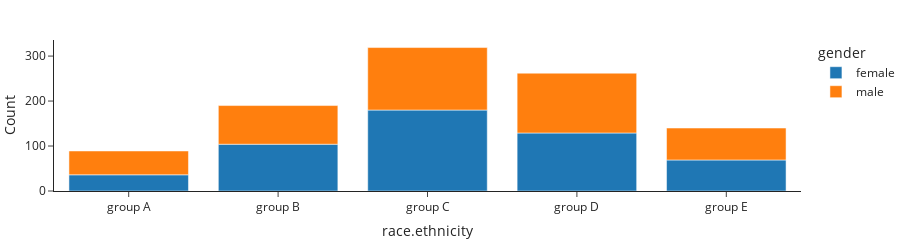

This figure's notebook cell:
### Markdown cell above
To see if in each ethinical category there is an equal proportion of men and women, we can color by gender.

### Code cell
df_count_ethnicities = students_df.groupby(['race.ethnicity', 'gender']).size().reset_index(name='Count')
px.bar(df_count_ethnicities, x="race.ethnicity", y="Count", color = "gender", height=200).show()

### Figure 1 — Plotly figure (JSON) as saved in the notebook; plotly's stock layout.template omitted (floating-point values rounded to 4 significant figures)
{"data": [{"alignmentgroup": "True", "hovertemplate": "gender=female<br>race.ethnicity=%{x}<br>Count=%{y}<extra></extra>", "legendgroup": "female", "marker": {"color": "#1F77B4", "pattern": {"shape": ""}}, "name": "female", "offsetgroup": "female", "orientation": "v", "showlegend": true, "textposition": "auto", "type": "bar", "x": ["group A", "group B", "group C", "group D", "group E"], "xaxis": "x", "y": [36, 104, 180, 129, 69], "yaxis": "y"}, {"alignmentgroup": "True", "hovertemplate": "gender=male<br>race.ethnicity=%{x}<br>Count=%{y}<extra></extra>", "legendgroup": "male", "marker": {"color": "#FF7F0E", "pattern": {"shape": ""}}, "name": "male", "offsetgroup": "male", "orientation": "v", "showlegend": true, "textposition": "auto", "type": "bar", "x": ["group A", "group B", "group C", "group D", "group E"], "xaxis": "x", "y": [53, 86, 139, 133, 71], "yaxis": "y"}], "layout": {"barmode": "relative", "height": 200, "legend": {"title": {"text": "gender"}, "tracegroupgap": 0}, "xaxis": {"anchor": "y", "domain": [0, 1], "title": {"text": "race.ethnicity"}}, "yaxis": {"anchor": "x", "domain": [0, 1], "title": {"text": "Count"}}}}
